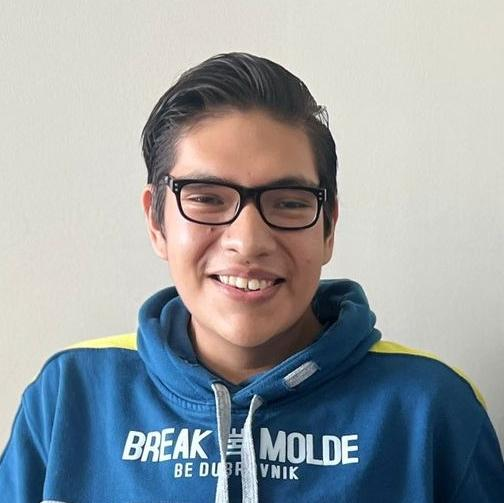
#> input picture hombrefeliz.jpg, 504 x 503 px
$ jupyter execute computer-vision.ipynb
#> lines starting #> are read from the running program, lines starting #| are printed output that depends on the picture; after the words box and inside, x2 and y2 are one past the last pixel; in counts of white or black regions, pixels touching at a corner belong together
# Procesamiento de imagenes

[cell 1]
import cv2 as cv
import numpy as np
import matplotlib.pyplot as plt

Las imagenes son matrices de pixeles

[cell 2]
img = np.array([[   0, 255,   0],   #   black, white, black, gray
                [  50, 200,  50],
                [ 20, 128, 235]])

plt.imshow(img, cmap='gray')
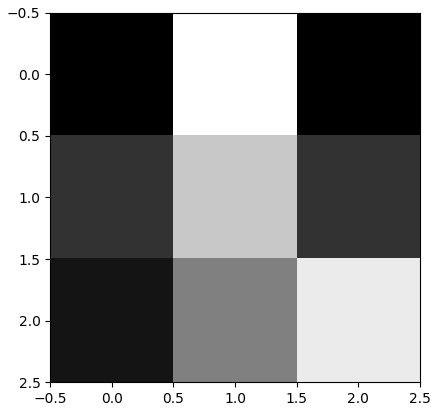
#> figure drawn by matplotlib, 1 panel

Los colores

[cell 3]
img = np.array([[[42,  47,   161], [ 255, 255,   0], [  0,   0, 255]],
                [[40,  190,   25], [ 25, 15,   10], [  110,   50, 255]],
                [[50,  190,   255], [ 255, 255,   0], [  0,   0, 255]]])
plt.axis("off")
plt.imshow(img)
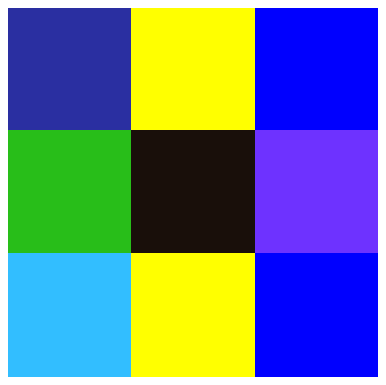
#> figure drawn by matplotlib, 1 panel

Abrir una imagen y mostrarla

[cell 4]
img = plt.imread("hombrefeliz.jpg")
#> img is the input picture: shape (503, 504, 3); mean R, G, B 152.2, 158.5, 162.9
plt.imshow (img)

Ver sus valores

[cell 5]
#print (img)
print (img[500,200])
#| [ 42  97 161]

Recortar

[cell 6]
print("Dimensiones imagen: ", np.shape(img))
#| Dimensiones imagen:  (503, 504, 3)

[cell 7]
face = img[50:400,100:400,:]
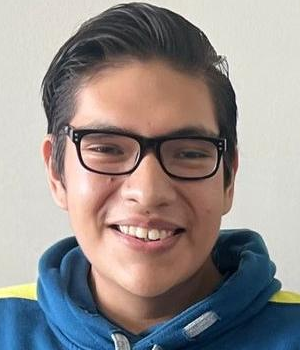
#> face: shape (350, 300, 3); mean R, G, B 148.5, 141.5, 139.9
plt.imsave('face.jpg',face)   # Save the image
plt.imshow(face)

Rotar una imagen

[cell 8]
face = np.rot90(face)
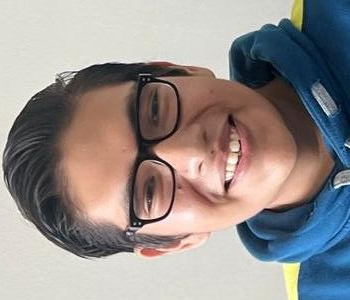
#> face: shape (300, 350, 3); mean R, G, B 148.5, 141.5, 139.9
plt.imshow (face)

[cell 9]
face = np.fliplr(face)
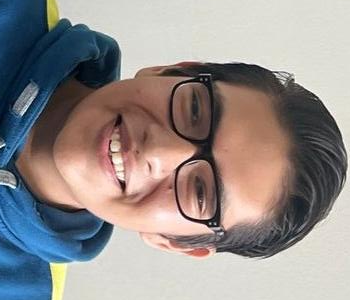
#> face: shape (300, 350, 3); mean R, G, B 148.5, 141.5, 139.9
face = np.flipud(face)
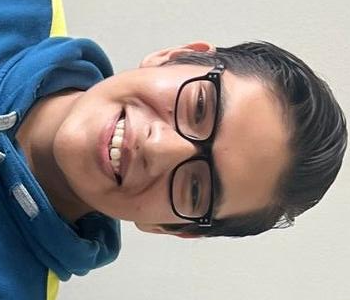
#> face: shape (300, 350, 3); mean R, G, B 148.5, 141.5, 139.9
plt.imshow (face)

Convertir a escala de grises

[cell 10]
face_avg = np.dot(face[...,:3], [1/3,1/3,1/3])
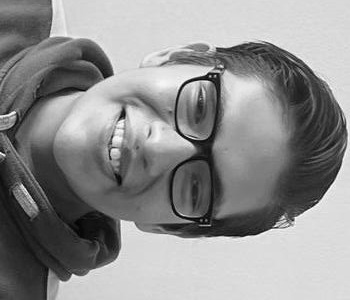
#> face_avg: shape (300, 350) float64; min 2.33, max 253.3, mean 143.3
plt.imshow(face_avg, cmap = 'gray')

[cell 11]
# Calculate regular average and weighted average
face_avg = np.dot(face[...,:3], [1/3,1/3,1/3])
face_wgt = np.dot(face[...,:3], [0.299,0.587,0.114])

# display images
fig, ax = plt.subplots(1,2)
ax[0].imshow(face_avg, cmap='gray')
ax[1].imshow(face_wgt, cmap='gray')

Hostograma

[cell 12]
plt.hist(face_wgt.ravel(),256,[0,255])
plt.title('Histogram')
plt.show()
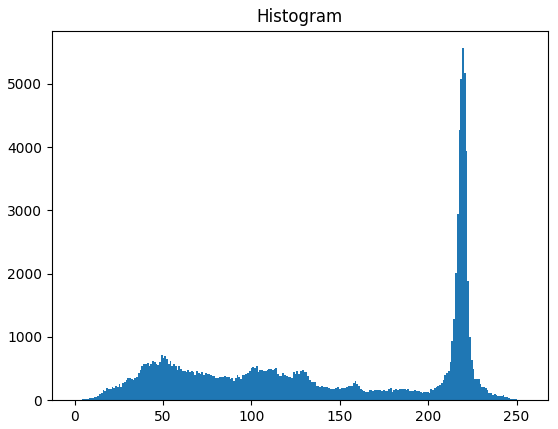
#> figure drawn by matplotlib, 1 panel; tallest bar 5563 high, from x = 219.1 to 220.1

[cell 13]
threshold = 150
_, img_bn = cv.threshold(face_wgt, threshold, 255, cv.THRESH_BINARY)
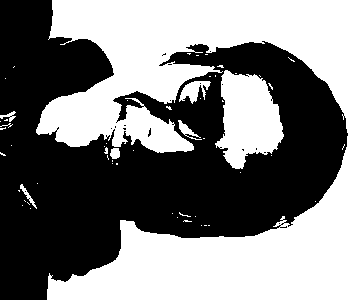
#> img_bn: shape (300, 350) float64; 48.3% white; 56 white regions (49 under 20 px), largest, box (x1, y1, x2, y2) and area: (36, 0, 350, 300) 45264, (215, 70, 284, 169) 4447, (179, 81, 211, 104) 378

plt.imshow(img_bn, cmap='gray')

$ run again, with face.jpg copied over hombrefeliz.jpg
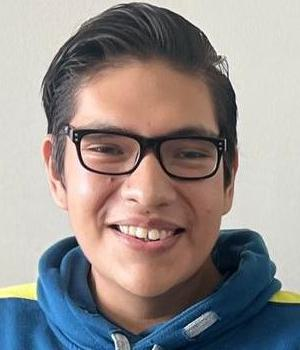
#> input picture face.jpg, 300 x 350 px
#> img is the input picture: shape (350, 300, 3); mean R, G, B 148.5, 141.5, 139.9
#| Dimensiones imagen:  (350, 300, 3)
#> `plt.show()`:
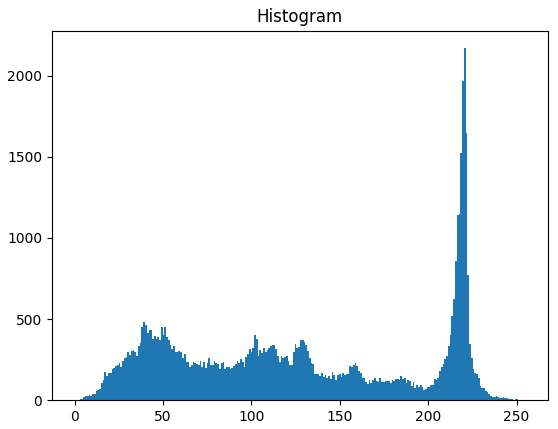
#> figure drawn by matplotlib, 1 panel; tallest bar 2170 high, from x = 220.1 to 221.1
#> `_, img_bn = cv.threshold(face_wgt, threshold, 255, cv.THRESH_BINARY)`:
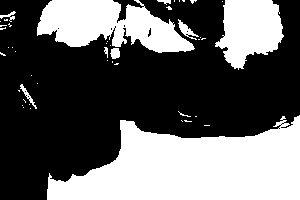
#> img_bn: shape (200, 300) float64; 38.9% white; 46 white regions (37 under 20 px), largest, box (x1, y1, x2, y2) and area: (47, 115, 300, 200) 14276, (37, 0, 195, 53) 5189, (215, 0, 284, 70) 3276
